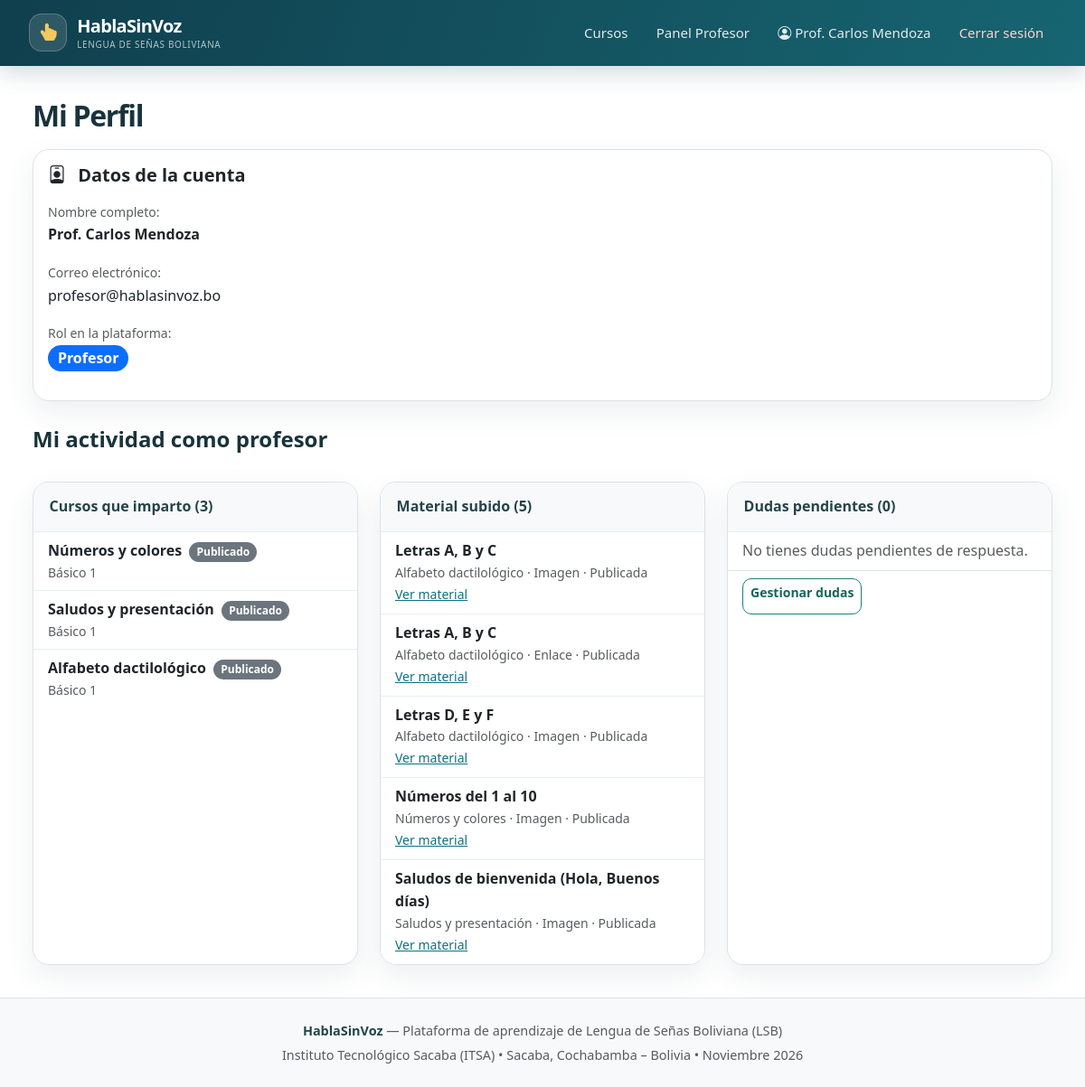
The app's page /index.php?c=auth&a=perfil (signed in) with its own data.
### tables this page shows
CREATE TABLE `cursos` (
  `id_curso` int(11) NOT NULL,
  `titulo` varchar(150) NOT NULL,
  `descripcion` text DEFAULT NULL,
  `nivel` varchar(50) NOT NULL,
  `id_profesor` int(11) NOT NULL,
  `estado` enum('Borrador','Revisión','Publicado') DEFAULT 'Borrador'
);

CREATE TABLE `multimedia` (
  `id_multimedia` int(11) NOT NULL,
  `ruta_enlace` varchar(255) NOT NULL,
  `tipo` enum('Video','Imagen','Audio','Enlace') NOT NULL,
  `tamano` int(11) DEFAULT NULL,
  `id_leccion` int(11) NOT NULL
);

CREATE TABLE `lecciones` (
  `id_leccion` int(11) NOT NULL,
  `id_curso` int(11) NOT NULL,
  `titulo` varchar(150) NOT NULL,
  `descripcion` text DEFAULT NULL,
  `orden` int(11) NOT NULL,
  `estado` enum('Pendiente','Publicada','Observada') DEFAULT 'Pendiente'
);

### controlador/AuthController.php (called while the page is built, shortened)
<?php
require_once __DIR__ . '/../modelo/CursoDao.php';
require_once __DIR__ . '/../modelo/ProfesorDao.php';
class AuthController {
    public function perfil() {
        $cursosProfesor = [];
        $materialesProfesor = [];
        $reportesPendientesProfesor = [];
        if ((int)($_SESSION['usuario_rol'] ?? 0) === 2) {
            $profesorDao = new ProfesorDao();
            $cursosProfesor = (new CursoDao())->obtenerPorProfesor((int)$_SESSION['usuario_id']);
            $materialesProfesor = $profesorDao->obtenerMateriales((int)$_SESSION['usuario_id']);
            $reportesPendientesProfesor = $profesorDao->obtenerReportes((int)$_SESSION['usuario_id'], true);
        } elseif ((int)($_SESSION['usuario_rol'] ?? 0) === 1) {
            $profesorDao = new ProfesorDao();
            $reportesEstudiante = $profesorDao->obtenerReportesEstudiante((int)$_SESSION['usuario_id']);
            if ($profesorDao->getLastError() !== null) {
                $error = "No se pudieron cargar tus dudas y respuestas. Inténtalo nuevamente más tarde.";
            }
        }
        require_once __DIR__ . '/../vista/estudiantes/perfil.php';
    }
}

### config/Database.php (called while the page is built, shortened)
<?php
class Database {
    private static $host = 'sql101.infinityfree.com';
    private static $db_name = 'if0_43458494_habla_sin_voz';
    private static $username = 'if0_43458494';
    private static $password = '5wEDg6P7rD';
    private static $port = 3306;
    private static $charset = 'utf8mb4';
    private static $instance = null;
    public static function getConnection() {
        if (self::$instance === null) {
            $options = [
                PDO::ATTR_ERRMODE            => PDO::ERRMODE_EXCEPTION,
                PDO::ATTR_DEFAULT_FETCH_MODE => PDO::FETCH_ASSOC,
                PDO::ATTR_EMULATE_PREPARES   => false,
            ];
            $dbCandidates = array_unique([self::$db_name, 'habla_sin_voz', 'if0_43458494_HablaSinVoz']);
            $hosts = array_unique([self::$host, 'localhost']);
            foreach ($dbCandidates as $candidateDb) {
                foreach ($hosts as $h) {
                    try {
                        $dsn = "mysql:host=" . $h . ";port=" . self::$port . ";dbname=" . $candidateDb . ";charset=" . self::$charset;
                        self::$instance = new PDO($dsn, self::$username, self::$password, $options);
                        return self::$instance;
                    } catch (PDOException $e) {
                        self::$lastError = $e->getMessage();
                    }
                }
            }
            return null;
        }
        return self::$instance;
    }
}

### modelo/CursoDao.php (called while the page is built, shortened)
<?php
require_once __DIR__ . '/../config/Database.php';
require_once __DIR__ . '/Curso.php';
class CursoDao {
    private $db;
    private static $profesoresTablaLista = false;
    public function __construct() {
        $this->db = Database::getConnection();
        if (!$this->db) {
            $this->lastError = Database::getLastError();
        } elseif (!self::$profesoresTablaLista) {
            $this->prepararProfesoresCurso();
        }
    }
    private function prepararProfesoresCurso() {
        try {
            $stmt = $this->db->query("SHOW TABLES LIKE 'curso_profesores'");
            $this->db->exec(
                "INSERT IGNORE INTO curso_profesores (id_curso, id_profesor)
                 SELECT id_curso, id_profesor FROM cursos"
            );
            $stmt = $this->db->query("SHOW TABLES LIKE 'curso_estudiantes'");
            $this->db->exec(
                "INSERT IGNORE INTO curso_estudiantes (id_curso, id_usuario)
                 SELECT DISTINCT l.id_curso, p.id_usuario
                 FROM progreso p
                 JOIN lecciones l ON l.id_leccion = p.id_leccion
                 JOIN usuarios u ON u.id_usuario = p.id_usuario
                 WHERE p.completada = 1 AND u.id_rol = 1"
            );
            $this->db->exec(
                "INSERT IGNORE INTO curso_estudiantes (id_curso, id_usuario)
                 SELECT DISTINCT l.id_curso, i.id_usuario
                 FROM intentos i
                 JOIN cuestionarios q ON q.id_cuestionario = i.id_cuestionario
                 JOIN lecciones l ON l.id_leccion = q.id_leccion
                 JOIN usuarios u ON u.id_usuario = i.id_usuario
                 WHERE u.id_rol = 1"
            );
            self::$profesoresTablaLista = true;
        } catch (PDOException $e) {
            $this->lastError = $e->getMessage();
            error_log("Error CursoDao::prepararProfesoresCurso: " . $e->getMessage());
        }
    }
    public function obtenerPorProfesor($id_profesor) {
        $cursos = [];
        if ($this->db) {
            try {
                $sql = "SELECT c.*,
                        (SELECT GROUP_CONCAT(DISTINCT asignado.nombre ORDER BY asignado.nombre SEPARATOR ', ')
                         FROM curso_profesores cp
                         JOIN usuarios asignado ON asignado.id_usuario = cp.id_profesor
                         WHERE cp.id_curso = c.id_curso) AS nombre_profesor,
                        (SELECT COUNT(*) FROM lecciones l WHERE l.id_curso = c.id_curso) AS total_lecciones
                        FROM cursos c
                        JOIN curso_profesores cp_usuario ON cp_usuario.id_curso = c.id_curso
                        WHERE cp_usuario.id_profesor = :id_profesor
                        ORDER BY c.id_curso DESC";
                $stmt = $this->db->prepare($sql);
                $stmt->execute([':id_profesor' => $id_profesor]);
                while ($row = $stmt->fetch()) {
                    $cursos[] = new Curso(
                        $row['id_curso'],
                        $row['titulo'],
                        $row['descripcion'],
                        $row['nivel'],
                        $row['id_profesor'],
                        $row['estado'],
                        $row['nombre_profesor'] ?? '',
                        (int)$row['total_lecciones']
                    );
                }
                return $cursos;
            } catch (PDOException $e) {
                $this->lastError = $e->getMessage();
                error_log("Error CursoDao::obtenerPorProfesor: " . $e->getMessage());
                return [];
            }
        }
        return $cursos;
    }
}

### modelo/Curso.php (called while the page is built, shortened)
<?php
class Curso {
    private $titulo;
    private $nivel;
    private $estado;
    public function __construct(
        $id_curso = null,
        $titulo = '',
        $descripcion = '',
        $nivel = 'Básico 1',
        $id_profesor = null,
        $estado = 'Borrador',
        $nombre_profesor = '',
        $total_lecciones = 0,
        $porcentaje_progreso = 0,
        $imagen = '',
        $inscrito = false
    ) {
        $this->titulo = $titulo;
        $this->nivel = $nivel;
        $this->estado = $estado;
    }
    public function getTitulo() { return $this->titulo; }
    public function getNivel() { return $this->nivel; }
    public function getEstado() { return $this->estado; }
}

### modelo/ProfesorDao.php (called while the page is built, shortened)
<?php
require_once __DIR__ . '/../config/Database.php';
class ProfesorDao {
    private $db;
    public function __construct() {
        $this->db = Database::getConnection();
    }
    public function obtenerReportes($idProfesor, $soloPendientes = false) {
        try {
            $sql = "SELECT r.id_reporte, r.comentario, r.respuesta, r.estado, r.fecha_reporte,
                           u.nombre AS estudiante, l.id_leccion, l.titulo AS leccion,
                           c.id_curso, c.titulo AS curso
                    FROM reportes r
                    JOIN usuarios u ON u.id_usuario = r.id_usuario
                    JOIN lecciones l ON l.id_leccion = r.id_leccion
                    JOIN cursos c ON c.id_curso = l.id_curso
                    WHERE (c.id_profesor = :profesor_principal OR EXISTS (
                        SELECT 1 FROM curso_profesores cp
                        WHERE cp.id_curso = c.id_curso AND cp.id_profesor = :profesor_asignado
                    ))";
            if ($soloPendientes) {
                $sql .= " AND r.estado = 'Pendiente'";
            }
            $sql .= " ORDER BY (r.estado = 'Pendiente') DESC, r.fecha_reporte DESC, r.id_reporte DESC";
            $stmt = $this->db->prepare($sql);
            $stmt->execute([
                ':profesor_principal' => (int)$idProfesor,
                ':profesor_asignado' => (int)$idProfesor
            ]);
            return $stmt->fetchAll();
        } catch (PDOException $e) {
            $this->lastError = $e->getMessage();
            error_log("Error ProfesorDao::obtenerReportes: " . $e->getMessage());
            return [];
        }
    }
    public function obtenerMateriales($idProfesor) {
        try {
            $stmt = $this->db->prepare(
                "SELECT m.ruta_enlace, m.tipo, m.tamano, l.id_leccion, l.titulo AS leccion,
                        l.estado AS estado_leccion, c.id_curso, c.titulo AS curso
                 FROM multimedia m
                 JOIN lecciones l ON l.id_leccion = m.id_leccion
                 JOIN cursos c ON c.id_curso = l.id_curso
                 WHERE c.id_profesor = :profesor_principal OR EXISTS (
                     SELECT 1 FROM curso_profesores cp
                     WHERE cp.id_curso = c.id_curso AND cp.id_profesor = :profesor_asignado
                 )
                 ORDER BY c.titulo, l.orden, m.id_multimedia"
            );
            $stmt->execute([
                ':profesor_principal' => (int)$idProfesor,
                ':profesor_asignado' => (int)$idProfesor
            ]);
            return $stmt->fetchAll();
        } catch (PDOException $e) {
            $this->lastError = $e->getMessage();
            error_log("Error ProfesorDao::obtenerMateriales: " . $e->getMessage());
            return [];
        }
    }
}

### vista/estudiantes/perfil.php (the view, shortened to what this page needs)
<?php
$esEstudiante = (int)($_SESSION['usuario_rol'] ?? 0) === 1;
$esProfesor = (int)($_SESSION['usuario_rol'] ?? 0) === 2;
require_once __DIR__ . '/../layout/header.php';
require_once __DIR__ . '/../layout/navbar.php';
?>
<div class="dashboard-container">
    <main class="dashboard-content">
        <h1 class="content-title">Mi Perfil</h1>
        <div class="row g-4">
            <div class="<?= $esEstudiante ? 'col-md-6' : 'col-md-12' ?>">
                <div class="card border p-3">
                    <h5 class="fw-bold mb-3"><i class="bi bi-person-badge me-2"></i> Datos de la cuenta</h5>
                    <div class="mb-3">
                        <label class="form-label text-muted small mb-0">Nombre completo:</label>
                        <div class="fs-6 fw-bold"><?= htmlspecialchars($_SESSION['usuario_nombre'] ?? 'Usuario') ?></div>
                    </div>
                    <div class="mb-3">
                        <label class="form-label text-muted small mb-0">Correo electrónico:</label>
                        <div class="fs-6"><?= htmlspecialchars($_SESSION['usuario_correo'] ?? '') ?></div>
                    </div>
                    <div class="mb-3">
                        <label class="form-label text-muted small mb-0">Rol en la plataforma:</label>
                        <div>
                            <span class="badge bg-primary fs-6"><?= htmlspecialchars($_SESSION['usuario_rol_nombre'] ?? 'Estudiante') ?></span>
                        </div>
                    </div>
                </div>
            </div>
        </div>
        <?php if ($esProfesor): ?>
            <div class="row g-4 mt-1">
                <div class="col-12">
                    <h2 class="h4 fw-bold">Mi actividad como profesor</h2>
                </div>
                <div class="col-lg-4">
                    <section class="card border h-100">
                        <div class="card-header bg-light fw-bold">Cursos que imparto (<?= count($cursosProfesor) ?>)</div>
                        <div class="list-group list-group-flush">
                            <?php if (empty($cursosProfesor)): ?>
                                <div class="list-group-item text-muted">Aún no tienes cursos asignados.</div>
                            <?php else: ?>
                                <?php foreach ($cursosProfesor as $cursoProfesor): ?>
                                    <div class="list-group-item">
                                        <strong><?= htmlspecialchars($cursoProfesor->getTitulo()) ?></strong>
                                        <span class="badge bg-secondary ms-1"><?= htmlspecialchars($cursoProfesor->getEstado()) ?></span>
                                        <small class="d-block text-muted"><?= htmlspecialchars($cursoProfesor->getNivel()) ?></small>
                                    </div>
                                <?php endforeach; ?>
                            <?php endif; ?>
                        </div>
                    </section>
                </div>
                <div class="col-lg-4">
                    <section class="card border h-100">
                        <div class="card-header bg-light fw-bold">Material subido (<?= count($materialesProfesor) ?>)</div>
                        <div class="list-group list-group-flush">
                            <?php if (empty($materialesProfesor)): ?>
                                <div class="list-group-item text-muted">Aún no has subido material.</div>
                            <?php else: ?>
                                <?php foreach ($materialesProfesor as $materialProfesor): ?>
                                    <div class="list-group-item">
                                        <strong><?= htmlspecialchars($materialProfesor['leccion']) ?></strong>
                                        <small class="d-block text-muted">
                                            <?= htmlspecialchars($materialProfesor['curso']) ?> ·
                                            <?= htmlspecialchars($materialProfesor['tipo']) ?> ·
                                            <?= htmlspecialchars($materialProfesor['estado_leccion']) ?>
                                        </small>
                                        <a href="<?= htmlspecialchars(preg_match('/\Ahttps?:\/\//i', $materialProfesor['ruta_enlace']) ? $materialProfesor['ruta_enlace'] : BASE_URL . '/' . ltrim($materialProfesor['ruta_enlace'], '/')) ?>" target="_blank" rel="noopener noreferrer" class="small">Ver material</a>
                                    </div>
                                <?php endforeach; ?>
                            <?php endif; ?>
                        </div>
                    </section>
                </div>
                <div class="col-lg-4">
                    <section class="card border h-100">
                        <div class="card-header bg-light fw-bold">Dudas pendientes (<?= count($reportesPendientesProfesor) ?>)</div>
                        <div class="list-group list-group-flush">
                            <?php if (empty($reportesPendientesProfesor)): ?>
                                <div class="list-group-item text-muted">No tienes dudas pendientes de respuesta.</div>
                            <?php endif; ?>
                        </div>
                        <div class="card-body pt-2">
                            <a href="<?= BASE_URL ?>/index.php?c=curso&a=profesorCursos#reportes" class="btn btn-sm btn-outline-primary">Gestionar dudas</a>
                        </div>
                    </section>
                </div>
            </div>
        <?php endif; ?>
    </main>
</div>
<?php require_once __DIR__ . '/../layout/footer.php'; ?>

### records on screen
cursos: titulo "Números y colores", estado "Publicado", nivel "Básico 1"
cursos: titulo "Saludos y presentación", estado "Publicado", nivel "Básico 1"
cursos: titulo "Alfabeto dactilológico", estado "Publicado", nivel "Básico 1"
multimedia: id_leccion.titulo "Letras A, B y C", cursos.titulo "Alfabeto dactilológico", tipo "Imagen", id_leccion.estado "Publicada"
multimedia: id_leccion.titulo "Letras A, B y C", cursos.titulo "Alfabeto dactilológico", tipo "Enlace", id_leccion.estado "Publicada"
multimedia: id_leccion.titulo "Letras D, E y F", cursos.titulo "Alfabeto dactilológico", tipo "Imagen", id_leccion.estado "Publicada"
multimedia: id_leccion.titulo "Números del 1 al 10", cursos.titulo "Números y colores", tipo "Imagen", id_leccion.estado "Publicada"
multimedia: id_leccion.titulo "Saludos de bienvenida (Hola, Buenos días)", cursos.titulo "Saludos y presentación", tipo "Imagen", id_leccion.estado "Publicada"

### other values on screen
$_SESSION['usuario_nombre'] "Prof. Carlos Mendoza"
$_SESSION['usuario_correo'] "profesor@hablasinvoz.bo"
$_SESSION['usuario_rol_nombre'] "Profesor"
count($cursosProfesor) "3"
count($materialesProfesor) "5"
count($reportesPendientesProfesor) "0"
